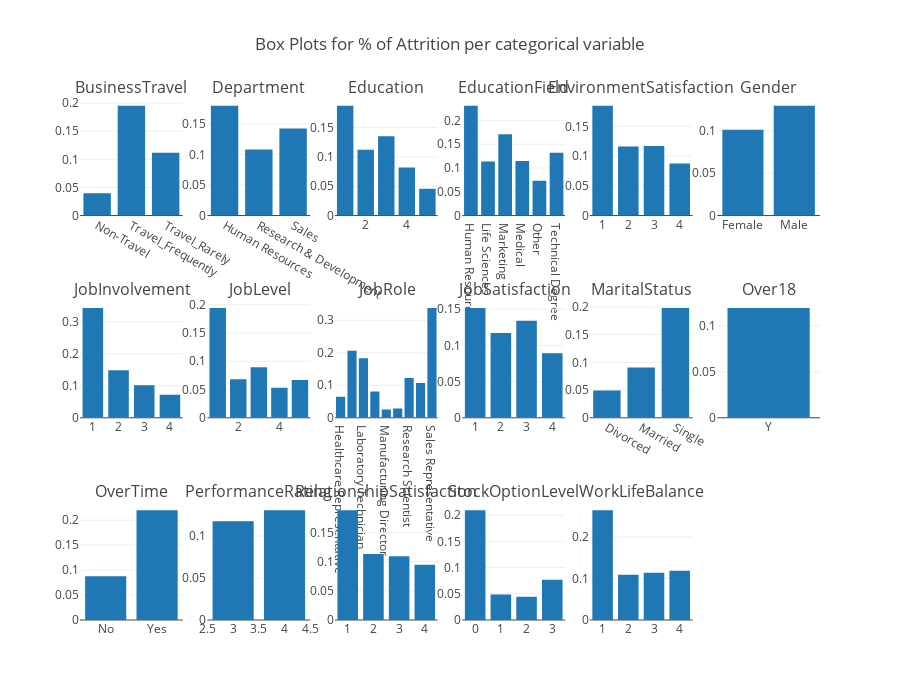

Notebook cell for this chart:
### Code cell
comb = product(list(range(3)),list(range(6)))
fig = make_subplots(rows=3, cols=6, subplot_titles=cat_data.columns[:-1])

for column,(row,col) in zip(cat_data.columns[:-1], comb):
    aux = cat_data.groupby([column]).agg({'Attrition': 'mean'})
    # aux.name = "value"
    fig.add_traces(px.bar(aux.reset_index(), x=column, y="Attrition", template="none")["data"], rows=row+1, cols=col+1)
    
fig.update_layout(title_text="Box Plots for % of Attrition per categorical variable", height=700, showlegend=False, template="none")

### Figure 1 — Plotly figure (JSON) as saved in the notebook; plotly's stock layout.template omitted (floating-point values rounded to 4 significant figures)
{"data": [{"alignmentgroup": "True", "hovertemplate": "BusinessTravel=%{x}<br>Attrition=%{y}<extra></extra>", "legendgroup": "", "marker": {"color": "#1F77B4", "pattern": {"shape": ""}}, "name": "", "offsetgroup": "", "orientation": "v", "showlegend": false, "textposition": "auto", "type": "bar", "x": ["Non-Travel", "Travel_Frequently", "Travel_Rarely"], "xaxis": "x", "y": [0.03968, 0.1954, 0.1118], "yaxis": "y"}, {"alignmentgroup": "True", "hovertemplate": "Department=%{x}<br>Attrition=%{y}<extra></extra>", "legendgroup": "", "marker": {"color": "#1F77B4", "pattern": {"shape": ""}}, "name": "", "offsetgroup": "", "orientation": "v", "showlegend": false, "textposition": "auto", "type": "bar", "x": ["Human Resources", "Research & Development", "Sales"], "xaxis": "x2", "y": [0.1795, 0.1082, 0.1423], "yaxis": "y2"}, {"alignmentgroup": "True", "hovertemplate": "Education=%{x}<br>Attrition=%{y}<extra></extra>", "legendgroup": "", "marker": {"color": "#1F77B4", "pattern": {"shape": ""}}, "name": "", "offsetgroup": "", "orientation": "v", "showlegend": false, "textposition": "auto", "type": "bar", "x": [1, 2, 3, 4, 5], "xaxis": "x3", "y": [0.1868, 0.1118, 0.1351, 0.0819, 0.04545], "yaxis": "y3"}, {"alignmentgroup": "True", "hovertemplate": "EducationField=%{x}<br>Attrition=%{y}<extra></extra>", "legendgroup": "", "marker": {"color": "#1F77B4", "pattern": {"shape": ""}}, "name": "", "offsetgroup": "", "orientation": "v", "showlegend": false, "textposition": "auto", "type": "bar", "x": ["Human Resources", "Life Sciences", "Marketing", "Medical", "Other", "Technical Degree"], "xaxis": "x4", "y": [0.2308, 0.1138, 0.1711, 0.1148, 0.07317, 0.1321], "yaxis": "y4"}, {"alignmentgroup": "True", "hovertemplate": "EnvironmentSatisfaction=%{x}<br>Attrition=%{y}<extra></extra>", "legendgroup": "", "marker": {"color": "#1F77B4", "pattern": {"shape": ""}}, "name": "", "offsetgroup": "", "orientation": "v", "showlegend": false, "textposition": "auto", "type": "bar", "x": [1, 2, 3, 4], "xaxis": "x5", "y": [0.1846, 0.1159, 0.1169, 0.08769], "yaxis": "y5"}, {"alignmentgroup": "True", "hovertemplate": "Gender=%{x}<br>Attrition=%{y}<extra></extra>", "legendgroup": "", "marker": {"color": "#1F77B4", "pattern": {"shape": ""}}, "name": "", "offsetgroup": "", "orientation": "v", "showlegend": false, "textposition": "auto", "type": "bar", "x": ["Female", "Male"], "xaxis": "x6", "y": [0.1015, 0.1297], "yaxis": "y6"}, {"alignmentgroup": "True", "hovertemplate": "JobInvolvement=%{x}<br>Attrition=%{y}<extra></extra>", "legendgroup": "", "marker": {"color": "#1F77B4", "pattern": {"shape": ""}}, "name": "", "offsetgroup": "", "orientation": "v", "showlegend": false, "textposition": "auto", "type": "bar", "x": [1, 2, 3, 4], "xaxis": "x7", "y": [0.3425, 0.148, 0.1014, 0.07194], "yaxis": "y7"}, {"alignmentgroup": "True", "hovertemplate": "JobLevel=%{x}<br>Attrition=%{y}<extra></extra>", "legendgroup": "", "marker": {"color": "#1F77B4", "pattern": {"shape": ""}}, "name": "", "offsetgroup": "", "orientation": "v", "showlegend": false, "textposition": "auto", "type": "bar", "x": [1, 2, 3, 4, 5], "xaxis": "x8", "y": [0.1942, 0.06807, 0.08936, 0.05319, 0.06667], "yaxis": "y8"}, {"alignmentgroup": "True", "hovertemplate": "JobRole=%{x}<br>Attrition=%{y}<extra></extra>", "legendgroup": "", "marker": {"color": "#1F77B4", "pattern": {"shape": ""}}, "name": "", "offsetgroup": "", "orientation": "v", "showlegend": false, "textposition": "auto", "type": "bar", "x": ["Healthcare Representative", "Human Resources", "Laboratory Technician", "Manager", "Manufacturing Director", "Research Director", "Research Scientist", "Sales Executive", "Sales Representative"], "xaxis": "x9", "y": [0.06452, 0.2059, 0.1832, 0.08108, 0.02564, 0.02817, 0.1221, 0.107, 0.3377], "yaxis": "y9"}, {"alignmentgroup": "True", "hovertemplate": "JobSatisfaction=%{x}<br>Attrition=%{y}<extra></extra>", "legendgroup": "", "marker": {"color": "#1F77B4", "pattern": {"shape": ""}}, "name": "", "offsetgroup": "", "orientation": "v", "showlegend": false, "textposition": "auto", "type": "bar", "x": [1, 2, 3, 4], "xaxis": "x10", "y": [0.1516, 0.1172, 0.134, 0.08929], "yaxis": "y10"}, {"alignmentgroup": "True", "hovertemplate": "MaritalStatus=%{x}<br>Attrition=%{y}<extra></extra>", "legendgroup": "", "marker": {"color": "#1F77B4", "pattern": {"shape": ""}}, "name": "", "offsetgroup": "", "orientation": "v", "showlegend": false, "textposition": "auto", "type": "bar", "x": ["Divorced", "Married", "Single"], "xaxis": "x11", "y": [0.04908, 0.09056, 0.1979], "yaxis": "y11"}, {"alignmentgroup": "True", "hovertemplate": "Over18=%{x}<br>Attrition=%{y}<extra></extra>", "legendgroup": "", "marker": {"color": "#1F77B4", "pattern": {"shape": ""}}, "name": "", "offsetgroup": "", "orientation": "v", "showlegend": false, "textposition": "auto", "type": "bar", "x": ["Y"], "xaxis": "x12", "y": [0.1194], "yaxis": "y12"}, {"alignmentgroup": "True", "hovertemplate": "OverTime=%{x}<br>Attrition=%{y}<extra></extra>", "legendgroup": "", "marker": {"color": "#1F77B4", "pattern": {"shape": ""}}, "name": "", "offsetgroup": "", "orientation": "v", "showlegend": false, "textposition": "auto", "type": "bar", "x": ["No", "Yes"], "xaxis": "x13", "y": [0.08784, 0.22], "yaxis": "y13"}, {"alignmentgroup": "True", "hovertemplate": "PerformanceRating=%{x}<br>Attrition=%{y}<extra></extra>", "legendgroup": "", "marker": {"color": "#1F77B4", "pattern": {"shape": ""}}, "name": "", "offsetgroup": "", "orientation": "v", "showlegend": false, "textposition": "auto", "type": "bar", "x": [3, 4], "xaxis": "x14", "y": [0.1177, 0.1308], "yaxis": "y14"}, {"alignmentgroup": "True", "hovertemplate": "RelationshipSatisfaction=%{x}<br>Attrition=%{y}<extra></extra>", "legendgroup": "", "marker": {"color": "#1F77B4", "pattern": {"shape": ""}}, "name": "", "offsetgroup": "", "orientation": "v", "showlegend": false, "textposition": "auto", "type": "bar", "x": [1, 2, 3, 4], "xaxis": "x15", "y": [0.1879, 0.1128, 0.109, 0.09478], "yaxis": "y15"}, {"alignmentgroup": "True", "hovertemplate": "StockOptionLevel=%{x}<br>Attrition=%{y}<extra></extra>", "legendgroup": "", "marker": {"color": "#1F77B4", "pattern": {"shape": ""}}, "name": "", "offsetgroup": "", "orientation": "v", "showlegend": false, "textposition": "auto", "type": "bar", "x": [0, 1, 2, 3], "xaxis": "x16", "y": [0.2093, 0.04839, 0.04444, 0.07692], "yaxis": "y16"}, {"alignmentgroup": "True", "hovertemplate": "WorkLifeBalance=%{x}<br>Attrition=%{y}<extra></extra>", "legendgroup": "", "marker": {"color": "#1F77B4", "pattern": {"shape": ""}}, "name": "", "offsetgroup": "", "orientation": "v", "showlegend": false, "textposition": "auto", "type": "bar", "x": [1, 2, 3, 4], "xaxis": "x17", "y": [0.2647, 0.1094, 0.114, 0.1185], "yaxis": "y17"}], "layout": {"annotations": [{"font": {"size": 16}, "showarrow": false, "text": "BusinessTravel", "x": 0.06944, "xanchor": "center", "xref": "paper", "y": 1, "yanchor": "bottom", "yref": "paper"}, {"font": {"size": 16}, "showarrow": false, "text": "Department", "x": 0.2417, "xanchor": "center", "xref": "paper", "y": 1, "yanchor": "bottom", "yref": "paper"}, {"font": {"size": 16}, "showarrow": false, "text": "Education", "x": 0.4139, "xanchor": "center", "xref": "paper", "y": 1, "yanchor": "bottom", "yref": "paper"}, {"font": {"size": 16}, "showarrow": false, "text": "EducationField", "x": 0.5861, "xanchor": "center", "xref": "paper", "y": 1, "yanchor": "bottom", "yref": "paper"}, {"font": {"size": 16}, "showarrow": false, "text": "EnvironmentSatisfaction", "x": 0.7583, "xanchor": "center", "xref": "paper", "y": 1, "yanchor": "bottom", "yref": "paper"}, {"font": {"size": 16}, "showarrow": false, "text": "Gender", "x": 0.9306, "xanchor": "center", "xref": "paper", "y": 1, "yanchor": "bottom", "yref": "paper"}, {"font": {"size": 16}, "showarrow": false, "text": "JobInvolvement", "x": 0.06944, "xanchor": "center", "xref": "paper", "y": 0.6111, "yanchor": "bottom", "yref": "paper"}, {"font": {"size": 16}, "showarrow": false, "text": "JobLevel", "x": 0.2417, "xanchor": "center", "xref": "paper", "y": 0.6111, "yanchor": "bottom", "yref": "paper"}, {"font": {"size": 16}, "showarrow": false, "text": "JobRole", "x": 0.4139, "xanchor": "center", "xref": "paper", "y": 0.6111, "yanchor": "bottom", "yref": "paper"}, {"font": {"size": 16}, "showarrow": false, "text": "JobSatisfaction", "x": 0.5861, "xanchor": "center", "xref": "paper", "y": 0.6111, "yanchor": "bottom", "yref": "paper"}, {"font": {"size": 16}, "showarrow": false, "text": "MaritalStatus", "x": 0.7583, "xanchor": "center", "xref": "paper", "y": 0.6111, "yanchor": "bottom", "yref": "paper"}, {"font": {"size": 16}, "showarrow": false, "text": "Over18", "x": 0.9306, "xanchor": "center", "xref": "paper", "y": 0.6111, "yanchor": "bottom", "yref": "paper"}, {"font": {"size": 16}, "showarrow": false, "text": "OverTime", "x": 0.06944, "xanchor": "center", "xref": "paper", "y": 0.2222, "yanchor": "bottom", "yref": "paper"}, {"font": {"size": 16}, "showarrow": false, "text": "PerformanceRating", "x": 0.2417, "xanchor": "center", "xref": "paper", "y": 0.2222, "yanchor": "bottom", "yref": "paper"}, {"font": {"size": 16}, "showarrow": false, "text": "RelationshipSatisfaction", "x": 0.4139, "xanchor": "center", "xref": "paper", "y": 0.2222, "yanchor": "bottom", "yref": "paper"}, {"font": {"size": 16}, "showarrow": false, "text": "StockOptionLevel", "x": 0.5861, "xanchor": "center", "xref": "paper", "y": 0.2222, "yanchor": "bottom", "yref": "paper"}, {"font": {"size": 16}, "showarrow": false, "text": "WorkLifeBalance", "x": 0.7583, "xanchor": "center", "xref": "paper", "y": 0.2222, "yanchor": "bottom", "yref": "paper"}], "height": 700, "showlegend": false, "title": {"text": "Box Plots for % of Attrition per categorical variable"}, "xaxis": {"anchor": "y", "domain": [0, 0.1389]}, "xaxis10": {"anchor": "y10", "domain": [0.5167, 0.6556]}, "xaxis11": {"anchor": "y11", "domain": [0.6889, 0.8278]}, "xaxis12": {"anchor": "y12", "domain": [0.8611, 1]}, "xaxis13": {"anchor": "y13", "domain": [0, 0.1389]}, "xaxis14": {"anchor": "y14", "domain": [0.1722, 0.3111]}, "xaxis15": {"anchor": "y15", "domain": [0.3444, 0.4833]}, "xaxis16": {"anchor": "y16", "domain": [0.5167, 0.6556]}, "xaxis17": {"anchor": "y17", "domain": [0.6889, 0.8278]}, "xaxis18": {"anchor": "y18", "domain": [0.8611, 1]}, "xaxis2": {"anchor": "y2", "domain": [0.1722, 0.3111]}, "xaxis3": {"anchor": "y3", "domain": [0.3444, 0.4833]}, "xaxis4": {"anchor": "y4", "domain": [0.5167, 0.6556]}, "xaxis5": {"anchor": "y5", "domain": [0.6889, 0.8278]}, "xaxis6": {"anchor": "y6", "domain": [0.8611, 1]}, "xaxis7": {"anchor": "y7", "domain": [0, 0.1389]}, "xaxis8": {"anchor": "y8", "domain": [0.1722, 0.3111]}, "xaxis9": {"anchor": "y9", "domain": [0.3444, 0.4833]}, "yaxis": {"anchor": "x", "domain": [0.7778, 1]}, "yaxis10": {"anchor": "x10", "domain": [0.3889, 0.6111]}, "yaxis11": {"anchor": "x11", "domain": [0.3889, 0.6111]}, "yaxis12": {"anchor": "x12", "domain": [0.3889, 0.6111]}, "yaxis13": {"anchor": "x13", "domain": [0, 0.2222]}, "yaxis14": {"anchor": "x14", "domain": [0, 0.2222]}, "yaxis15": {"anchor": "x15", "domain": [0, 0.2222]}, "yaxis16": {"anchor": "x16", "domain": [0, 0.2222]}, "yaxis17": {"anchor": "x17", "domain": [0, 0.2222]}, "yaxis18": {"anchor": "x18", "domain": [0, 0.2222]}, "yaxis2": {"anchor": "x2", "domain": [0.7778, 1]}, "yaxis3": {"anchor": "x3", "domain": [0.7778, 1]}, "yaxis4": {"anchor": "x4", "domain": [0.7778, 1]}, "yaxis5": {"anchor": "x5", "domain": [0.7778, 1]}, "yaxis6": {"anchor": "x6", "domain": [0.7778, 1]}, "yaxis7": {"anchor": "x7", "domain": [0.3889, 0.6111]}, "yaxis8": {"anchor": "x8", "domain": [0.3889, 0.6111]}, "yaxis9": {"anchor": "x9", "domain": [0.3889, 0.6111]}}}
